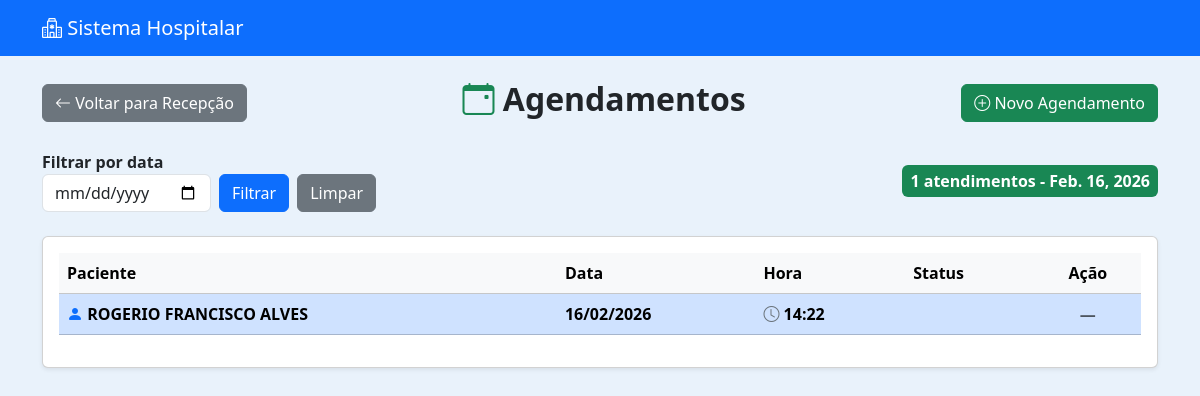
The page /recepcao/lista/ (signed in) on the database its author committed.
### recepcao/models.py (models this page shows, shortened)
class Agendamento(models.Model):
    STATUS_CHOICES = [
        ('AGENDADO', 'Agendado'),
        ('TRIAGEM', 'Em Triagem'),
        ('FINALIZADO', 'Finalizado'),
    ]
    paciente = models.ForeignKey(Paciente, on_delete=models.CASCADE)
    data = models.DateField()
    hora = models.TimeField()
    criado_por = models.ForeignKey(User, on_delete=models.SET_NULL, null=True)
    status = models.CharField(max_length=20, choices=STATUS_CHOICES, default='AGENDADO')
    criado_em = models.DateTimeField(auto_now_add=True)

### pacientes/models.py (models this page shows, shortened)
class Paciente(models.Model):
    nome = models.CharField(max_length=100)
    nome_social = models.CharField(max_length=100, blank=True, null=True)
    nome_mae = models.CharField(max_length=100)
    nome_pai = models.CharField(max_length=100, blank=True, null=True)
    cpf = models.CharField(
        max_length=14,
        unique=True,
        validators=[
            RegexValidator(
                r'^\d{3}\.\d{3}\.\d{3}-\d{2}$',
                'CPF inválido! Use XXX.XXX.XXX-XX'
            )
        ]
    )
    data_nascimento = models.DateField()
    SEXO_BIOLOGICO_CHOICES = [
        ('M', 'Masculino'),
        ('F', 'Feminino'),
        ('I', 'Intersexo'),
    ]
    sexo_biologico = models.CharField(max_length=1, choices=SEXO_BIOLOGICO_CHOICES)
    identidade_genero = models.CharField(max_length=50)
    orientacao_sexual = models.CharField(max_length=50)
    NACIONALIDADE_CHOICES = [
        ('BRASILEIRA', 'Brasileira'),
        ('ARGENTINA', 'Argentina'),
        ('BOLIVIANA', 'Boliviana'),
        ('CHILENA', 'Chilena'),
        ('COLOMBIANA', 'Colombiana'),
        ('PARAGUAIA', 'Paraguaia'),
        ('PERUANA', 'Peruana'),
        ('URUGUAIA', 'Uruguaia'),
        ('VENEZUELANA', 'Venezuelana'),
        ('OUTRA', 'Outra'),
    ]
    nacionalidade = models.CharField(
        max_length=20,
        choices=NACIONALIDADE_CHOICES,
        default='BRASILEIRA'
    )
    naturalidade = models.CharField(max_length=100)
    RACA_COR_CHOICES = [
        ('BRANCA', 'Branca'),
        ('PRETA', 'Preta'),
        ('PARDA', 'Parda'),
        ('AMARELA', 'Amarela'),
        ('INDIGENA', 'Indígena'),
    ]
    raca_cor = models.CharField(max_length=10, choices=RACA_COR_CHOICES)
    ESTADO_CIVIL_CHOICES = [
        ('SOLTEIRO', 'Solteiro(a)'),
        ('CASADO', 'Casado(a)'),
        ('DIVORCIADO', 'Divorciado(a)'),
        ('VIUVO', 'Viúvo(a)'),
        ('UNIAO_ESTAVEL', 'União Estável'),
    ]
    estado_civil = models.CharField(max_length=20, choices=ESTADO_CIVIL_CHOICES)
    ESCOLARIDADE_CHOICES = [
        ('SEM_INSTRUCAO', 'Sem instrução'),
        ('FUNDAMENTAL_INCOMPLETO', 'Fundamental incompleto'),
        ('FUNDAMENTAL_COMPLETO', 'Fundamental completo'),
        ('MEDIO_INCOMPLETO', 'Médio incompleto'),
        ('MEDIO_COMPLETO', 'Médio completo'),
        ('SUPERIOR_INCOMPLETO', 'Superior incompleto'),
        ('SUPERIOR_COMPLETO', 'Superior completo'),
        ('POS_GRADUACAO', 'Pós-graduação'),
        ('MESTRADO', 'Mestrado'),
        ('DOUTORADO', 'Doutorado'),
    ]
    escolaridade = models.CharField(max_length=30, choices=ESCOLARIDADE_CHOICES)
    profissao = models.CharField(max_length=50)
    rg = models.CharField(max_length=20)
    orgao_emissor = models.CharField(max_length=10)
    UF_CHOICES = [
        ('AC','AC'), ('AL','AL'), ('AP','AP'), ('AM','AM'),
        ('BA','BA'), ('CE','CE'), ('DF','DF'), ('ES','ES'),
        ('GO','GO'), ('MA','MA'), ('MT','MT'), ('MS','MS'),
        ('MG','MG'), ('PA','PA'), ('PB','PB'), ('PR','PR'),
        ('PE','PE'), ('PI','PI'), ('RJ','RJ'), ('RN','RN'),
        ('RS','RS'), ('RO','RO'), ('RR','RR'), ('SC','SC'),
        ('SP','SP'), ('SE','SE'), ('TO','TO'),
    ]
    uf_rg = models.CharField(max_length=2, choices=UF_CHOICES)
    cep = models.CharField(
        max_length=9,
        validators=[
            RegexValidator(
                r'^\d{5}-\d{3}$',
                'CEP inválido! Use XXXXX-XXX'
            )
        ]
    )
    endereco = models.CharField(max_length=100)
    numero = models.CharField(max_length=10)
    complemento = models.CharField(max_length=50, blank=True, null=True)
    bairro = models.CharField(max_length=50)
    municipio = models.CharField(max_length=50)
    uf = models.CharField(max_length=2, choices=UF_CHOICES)
    ZONA_CHOICES = [
        ('URBANA', 'Urbana'),
        ('RURAL', 'Rural'),
    ]
    zona = models.CharField(max_length=6, choices=ZONA_CHOICES)
    telefone_fixo = models.CharField(
        max_length=15,
        blank=True,
        null=True,
        validators=[
            RegexValidator(
                r'^\(\d{2}\)\s\d{4}-\d{4}$',
                'Telefone inválido! Use (XX) XXXX-XXXX'
            )
        ]
    )
    celular = models.CharField(
        max_length=15,
        validators=[
            RegexValidator(
                r'^\(\d{2}\)\s\d{5}-\d{4}$',
                'Celular inválido! Use (XX) XXXXX-XXXX'
            )
        ]
    )
    whatsapp = models.BooleanField(default=False)
    email = models.EmailField(blank=True, null=True)
    cartao_sus = models.CharField(max_length=18, blank=True, null=True)
    criado_por = models.ForeignKey(
        User,
        on_delete=models.SET_NULL,
        null=True,
        blank=True,
        related_name='pacientes_criados'
    )
    data_criacao = models.DateTimeField(default=timezone.now, editable=False)
    data_atualizacao = models.DateTimeField(auto_now=True)

### recepcao/views.py (the view)
# urls.py: path('lista/', views.lista_agendamentos, name='lista_agendamentos'),
@login_required
def lista_agendamentos(request):
    agendamentos = Agendamento.objects.all().order_by('-data', 'hora')
    data_filtro = request.GET.get('data')
    if data_filtro:
        agendamentos = agendamentos.filter(data=data_filtro)
        atendimentos_dia = agendamentos.count()
    else:
        hoje = timezone.localdate()  # usa localdate() para data sem hora
        agendamentos_hoje = agendamentos.filter(data=hoje)
        atendimentos_dia = agendamentos_hoje.count()
    today = timezone.localdate()
    context = {
        'agendamentos': agendamentos,
        'request': request,
        'atendimentos_dia': atendimentos_dia,
        'data_filtro': data_filtro or today,
        'today': today,  # <-- variável necessária para template
    }
    return render(request, 'recepcao/lista.html', context)

### recepcao/templates/recepcao/lista.html (shortened to what this page needs)
{% extends 'usuarios/base.html' %}
{% block content %}
<div class="d-flex justify-content-between align-items-center mb-4">
    <a href="{% url 'recepcao_dashboard' %}" class="btn btn-secondary">
        <i class="bi bi-arrow-left"></i> Voltar para Recepção
    </a>
    <h2 class="fw-bold">
        <i class="bi bi-calendar-event text-success"></i>
        Agendamentos
    </h2>
    <a href="{% url 'agendar_paciente' %}" class="btn btn-success">
        <i class="bi bi-plus-circle"></i> Novo Agendamento
    </a>
</div>
<div class="d-flex align-items-center mb-4 flex-wrap">
    <form method="GET" class="d-flex align-items-end me-3">
        <div class="me-2">
            <label for="data" class="form-label fw-semibold mb-0">Filtrar por data</label>
            <input type="date" class="form-control" id="data" name="data" value="{{ request.GET.data }}">
        </div>
        <div class="d-flex align-items-end">
            <button type="submit" class="btn btn-primary me-2">Filtrar</button>
            <a href="{% url 'lista_agendamentos' %}" class="btn btn-secondary">Limpar</a>
        </div>
    </form>
    {% if atendimentos_dia %}
        <h5 class="mb-0 ms-auto">
            {% if atendimentos_dia <= 10 %}
                <span class="badge bg-success fs-6 p-2">
                    {{ atendimentos_dia }} atendimentos - {{ data_filtro }}
                </span>
            {% elif atendimentos_dia <= 20 %}
                <span class="badge bg-warning text-dark fs-6 p-2">
                    {{ atendimentos_dia }} atendimentos - {{ data_filtro }}
                </span>
            {% else %}
                <span class="badge bg-danger fs-6 p-2">
                    {{ atendimentos_dia }} atendimentos - {{ data_filtro }}
                </span>
            {% endif %}
        </h5>
    {% endif %}
</div>
<div class="card shadow-sm">
    <div class="card-body">
        {% if agendamentos %}
            <div class="table-responsive">
                <table class="table table-hover align-middle">
                    <thead class="table-light">
                        <tr>
                            <th>Paciente</th>
                            <th>Data</th>
                            <th>Hora</th>
                            <th>Status</th>
                            <th class="text-center">Ação</th>
                        </tr>
                    </thead>
                    <tbody>
                        {% for a in agendamentos %}
                        <tr {% if a.data == today %} class="table-primary fw-bold" {% endif %}>
                            <td><i class="bi bi-person-fill text-primary"></i> {{ a.paciente.nome }}</td>
                            <td>{{ a.data|date:"d/m/Y" }}</td>
                            <td><i class="bi bi-clock text-secondary"></i> {{ a.hora|time:"H:i" }}</td>
                            <td>
                            </td>
                            <td class="text-center">
                                {% if a.status == "AGENDADO" %}
                                    <a href="{% url 'enviar_para_triagem' a.id %}" class="btn btn-sm btn-primary">
                                        <i class="bi bi-arrow-right-circle"></i> Enviar
                                    </a>
                                {% else %}
                                    <span class="text-muted">—</span>
                                {% endif %}
                            </td>
                        </tr>
                        {% endfor %}
                    </tbody>
                </table>
            </div>
        {% else %}
            <div class="text-center py-4">
                <i class="bi bi-calendar-x fs-1 text-muted"></i>
                <p class="text-muted mt-2">Nenhum agendamento encontrado.</p>
            </div>
        {% endif %}
    </div>
</div>
{% endblock %}

### usuarios/templates/usuarios/base.html (style rules this page uses)
body { background-color: #e9f2fb; }

### rows shown on the page
Agendamento: paciente.nome "ROGERIO FRANCISCO ALVES", data "16/02/2026", hora "14:22"

### other values the page prints
{{ atendimentos_dia }} "1"
{{ data_filtro }} "Feb. 16, 2026"
